Frame 1 (no input): blank canvas, image omitted
Frame 60 (no input): blank canvas, image omitted
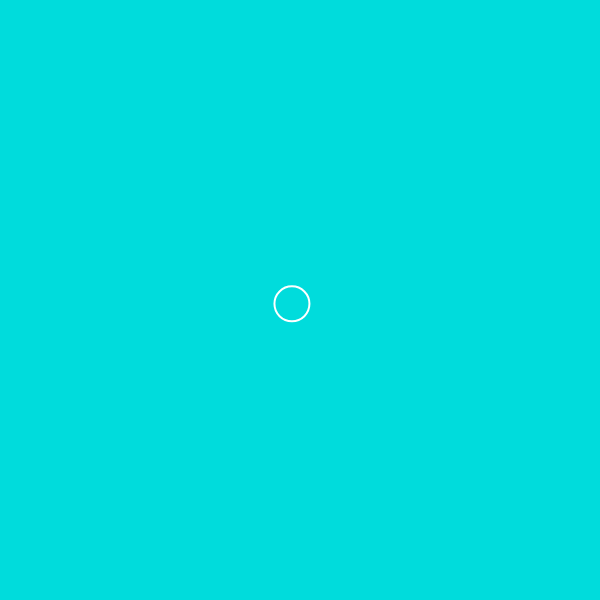
Frame 120 (the mouse pressed at the canvas centre since frame 60)

The p5.js sketch whose frames 1 and 60 were blank and that drew this single picture after the mouse press (run headless with seeded random() and noise() and a simulated clock; from frame 60 on, the mouse is pressed at the canvas centre):

// p5.js sketch
// ── sketch.js
//Creates Object array
var balls = [];



function setup() 
{
    createCanvas(600, 600);
    
    //Loop fills up the array
    for(var i = 0; i <= 100; i++)
    {
        balls[i]= new Ball();
    }
}

function draw()
{
    //Creates the ball
    background(0, 220, 220);
    
    //loops through all the previously created ball array instances
    for(var a = 0; a < balls.length; a++)
    {
        balls[a].createBall();
        balls[a].move();
        //ball.edgeBounce();
    }
}

function mousePressed()
{
    balls.push(new Ball(mouseX, mouseY));
}

function keyPressed()
{
    //removes the last clicked in object
    balls = shorten(balls);
    //balls.pop();
    //balls.splice(0, 1);
}

function Ball(x,y)
{
    this.x = x;
    this.y= y;
    this.createBall = function()
    {
        stroke(255, 255, 255);
        strokeWeight(2);
        ellipse(this.x, this.y, 35, 35);
        noFill();
    }
    
    this.move = function()
    {
        //moves the ball
        this.x = this.x + random(-1,1);
        this.y = this.y + random(-1,1);   
    }
}
